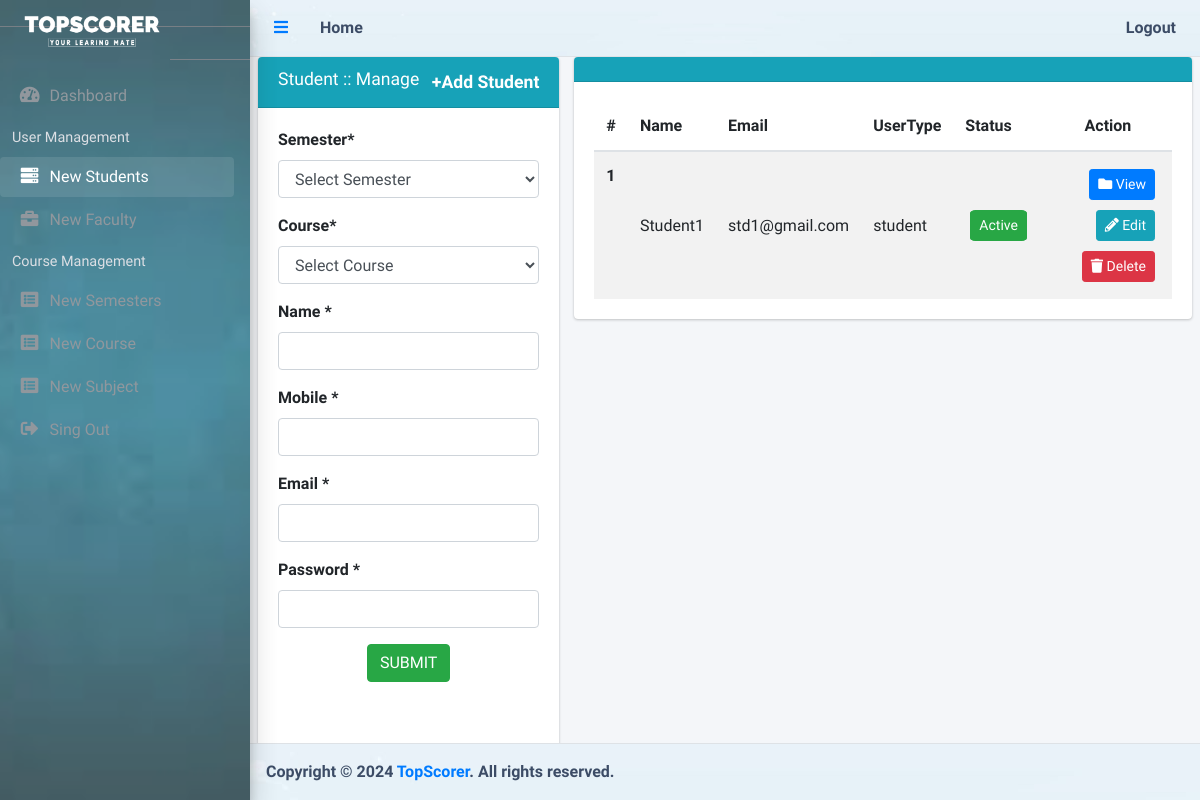
The page /admin/student.php (signed in) on the database as committed earlier.
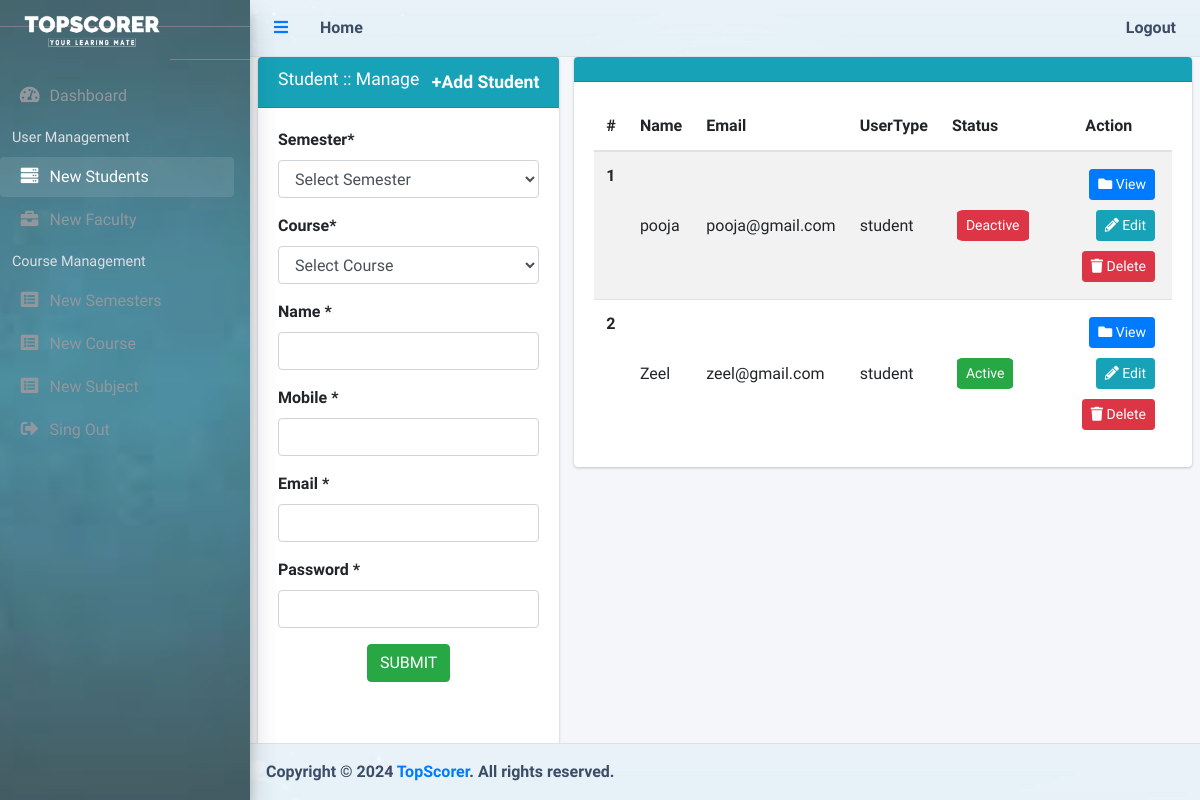
The same page on the database as committed later.
### tables this page shows
CREATE TABLE `users` (
  `id` int(11) NOT NULL,
  `name` varchar(255) NOT NULL,
  `mobile` varchar(15) NOT NULL,
  `email` varchar(300) NOT NULL,
  `password` varchar(500) NOT NULL,
  `user_type` enum('admin','faculty','student') NOT NULL,
  `status` enum('0','1') NOT NULL,
  `createdate` date NOT NULL,
  `updatedate` date NOT NULL
);

### admin/student.php (the view, shortened to what the changed rows need)
<?php
    require_once "admin_session.php";
?>
<!DOCTYPE html>
<html lang="en">
  <head>
    <?php include('theme/header_css.php'); ?>
  <head>
  <body class="hold-transition sidebar-mini layout-fixed">
    <div id="wrapper">
      <?php include('theme/sidebar.php');?>
        <div class="content-wrapper">
          <section class="content" >
            <div class="row" >
              <div class="col-md-8" >
                <?php
                  if($conn) {
                    $userType="admin";
                    $userType1="faculty";
                    $sql1 = "SELECT * FROM users WHERE NOT user_type='".$userType."' and NOT user_type='".$userType1."'";
                    $result1 = mysqli_query($conn, $sql1);
                    $inumber=0;
                    if (mysqli_num_rows($result1)>0){
                ?>
                <div class="card card-info" >
                  <div class="card-body">
                    <table class="table table-striped projects">
                      <thead>
                        <tr>
                          <th scope="col">#</th>
                          <th scope="col">Name</th>
                          <th scope="col">Email</th>
                          <th scope="col">UserType</th>
                          <th scope="col">Status</th>
                          <th scope="col" class="text-center">Action</th>
                        </tr>
                      </thead>
                      <tbody>
                        <?php
                          while($row = mysqli_fetch_assoc($result1)) {
                          $inumber++;
                        ?>
                        <tr>
                          <th scope="row"><?php echo $inumber;?></th>
                          <td><?php echo $row['name'];?></td>
                          <td><?php echo $row['email'];?></td>
                          <td><?php echo $row['user_type'];?></td>
                          <td>
                            <?php if($row['status']==1){?>
                              <a class="btn btn-success btn-sm active_deactive" data-id="<?php echo $row['id'];?>" data-status="<?php echo $row['status'];?>" style="margin:5px;border-radius:10%" >
                                Active
                              </a>
                            <?php }else if($row['status']==0){?>
                              <a class="btn btn-danger btn-sm active_deactive" data-id="<?php echo $row['id'];?>" data-status="<?php echo $row['status'];?>" style="margin:5px;border-radius:10%" >
                                Deactive
                              </a>
                            <?php }?>
                          </td>
                          <td class="project-actions text-right" >
                            <a class="btn btn-primary btn-sm modalLink" href="#myModal" style="margin:5px;" data-toggle="modal" data-target="#myModal"
                            data-id="<?php echo $row['id']; ?>" data-name="<?php echo $row['name']; ?>" data-mobile="<?php echo $row['mobile']; ?>" data-email="<?php echo $row['email']; ?>"   data-password="<?php echo $row['password']; ?>" data-usertype="<?php echo $row['user_type']; ?>"  data-status="<?php echo $row['status']; ?>" data-createdate="<?php echo $row['createdate']; ?>" data-updatedate="<?php echo $row['updatedate']; ?>">
                                <i class="fas fa-folder">
                                </i>
                                View
                            </a>
                             <a class="btn btn-info btn-sm" href="student.php?editId=<?php echo $row['id'];?>" style="margin:5px;">
                                <i class="fas fa-pencil-alt">
                                </i>
                                 Edit
                             </a>
                            <a class="btn btn-danger btn-sm itemDelete" href="#" data-id="<?php echo $row['id'];?> " style="margin:5px;">
                              <i class="fas fa-trash">
                              </i>
                              Delete
                            </a>
                          </td>
                        </tr>
                        <?php }?>
                      </tbody>
                    </table>
                  </div>
                </div>
                 <?php } }?>
              </div>
            </div>
          </section>
        </div>
    </div>
  </body>
</html>

### admin/theme/sidebar.php (shortened to what the changed rows need)
<aside class="main-sidebar sidebar-dark-primary elevation-4" style="background-image:url('theme/dist/img/sidbar_bg.jpg');opacity: 0.75;background-position: center;background-repeat: no-repeat;background-size: cover; padding-bottom: 40px; ">
  <a href="index.php" class="brand-link">
    <img src="theme/dist/img/logo.png" alt="TopScorer" class="brand-image " >
  </a>
</aside>

Rows that differ between the two databases and show on the page:
removed users: name "Student1", email "std1@gmail.com", user_type "student"
added users: name "pooja", email "pooja@gmail.com", user_type "student"
added users: name "Zeel", email "zeel@gmail.com", user_type "student"
